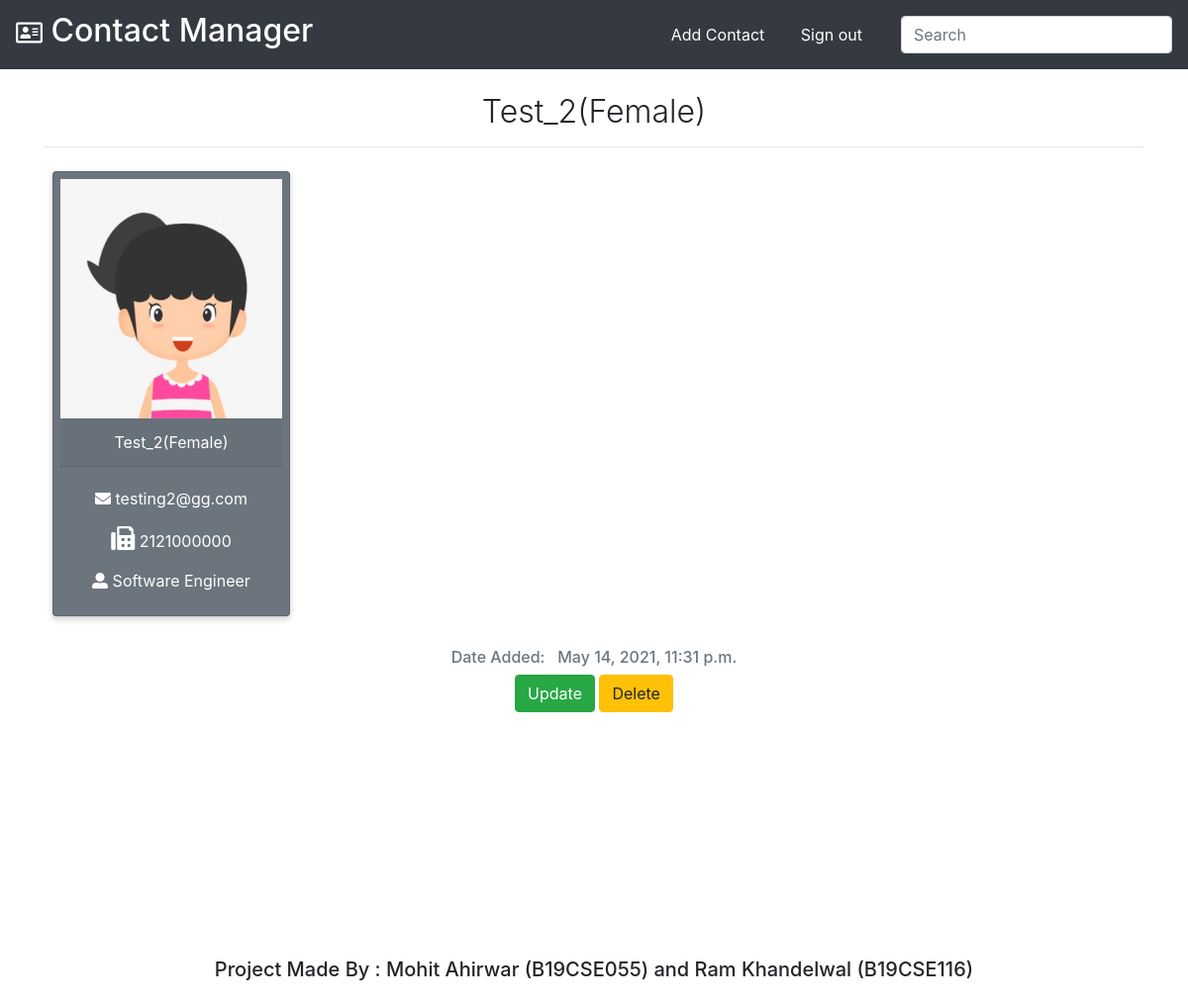
The page /detail/11/ (signed in) on the database its author committed.
### app/models.py (models this page shows, shortened)
class Contact(models.Model):
    manager = models.ForeignKey(User, on_delete=models.CASCADE,default=None,null = True , blank = True)
    name = models.CharField(max_length=20,null = True , blank = True)
    email = models.EmailField(max_length=100,null = True , blank = True)
    phone = models.IntegerField(null = True , blank = True)
    info = models.CharField(max_length=30,null = True , blank = True)
    gender = models.CharField(max_length=50, choices=(
        ('male', 'Male'),
        ('female', 'Female'),
    ))
    image = models.ImageField(upload_to='images/', blank=True,null = True)
    date_added = models.DateTimeField(default=datetime.now)
    class Meta:
        ordering = ['-id']

### app/views.py (the view)
# urls.py: path('detail/<int:pk>/', views.ContactDetailView.as_view(), name="detail"),
class ContactDetailView(LoginRequiredMixin, DetailView):
    template_name = 'detail.html'
    model = Contact
    context_object_name = 'contact'

### templates/detail.html (shortened to what this page needs)
{% extends 'base.html' %}
{% load static %}
{% block content %}
{% if contact.manager == request.user %}
    <div class="container">
      <h2 class="heading font-weight-light text-center">{{contact.name}}</h2>
      <hr />
    </div>
    <div class="container main-part" >
      {% include 'partials/_card.html' %}
    </div>
    <div class="container mt-3">
    <h6 class="text-center text-secondary">Date Added: &nbsp; {{contact.date_added}}</h6>
    <p class="text-center text-light">
      <a class="btn btn-success " href="{% url 'update' contact.id %}">
      Update
      </a>
      <a class="btn btn-warning " href="{% url 'delete' contact.id %}">
      Delete
      </a>
      </p>
    </div>
{% endif %}
{% endblock content %}

### templates/partials/_card.html
{% load static %}
<div class = "card-group">
{% if contact.gender == 'male' %}
<div class="card text-white bg-secondary mb-3 my-2 mx-2 boy-card {% if 'detail' in request.path %}mx-auto w-25{% endif %}"
style="max-width: 15rem;"
>
  <img
    src="{% if contact.image %}
            {{ contact.image.url }}
        {% else %}
             {% static 'images/Boy.png' %}
        {% endif %}"
    class="img-fluid"/>
  <div class="card-header" >
    <a href="{% url 'detail' contact.id %}" class="text-white header-link">{{ contact.name }}</a>
  </div>
  <div class="card-body pb-0 " >
    <p>
      <i class="fas fa-envelope"></i>  <a href="mailto:{{ contact.email }}" class="text-white header-link">{{ contact.email }}</a>
    </p>
    <p>
      <i class='fas fa-fax' style='font-size:24px;color:white'></i>
      <a href="tel:{{ contact.phone }}" class="text-white header-link">{{ contact.phone }}</a>
    </p>
    <p><i class="fas fa-user-alt"></i> {{ contact.info }}</p>
  </div>
  </div>
{% else %}
<div class="card text-white bg-secondary mb-3 my-2 mx-2 girl-card "
style="max-width: 15rem;"
>
  <img
    src="{% if contact.image %}
        {{ contact.image.url }}
        {% else %}
        {% static './images/Girl.png' %}
        {% endif %}"
    class="img-fluid"
  />
  <div class="card-header">
    <a href="{% url 'detail' contact.id %}" class="text-white header-link">  {{ contact.name }}</a
    >
  </div>
  <div class="card-body pb-0">
    <p>
      <i class="fas fa-envelope"></i>  <a href="mailto:{{ contact.email }}" class="text-white header-link">{{ contact.email }}</a>
    </p>
    <p>
     <i class='fas fa-fax' style='font-size:24px;color:white'></i>  <a href="tel:{{ contact.phone }}" class="text-white header-link">{{ contact.phone }}</a>
    </p>
    <p><i class="fas fa-user-alt"></i>  {{ contact.info }}</p>
  </div>
 </div>
  </div>
{% endif %}

### static/css/main2.css (style rules this page uses)
* { box-sizing: border-box; }
.card { box-shadow: 0 3px 6px 0 rgba(0,0,0, 0.2); padding: 7px; text-align: center; background-color: #cbd5dd; }

### rows shown on the page
Contact: name "Test_2(Female)", email "testing2@gg.com", phone "2121000000", info "Software Engineer", date_added "May 14, 2021, 11:31 p.m."
